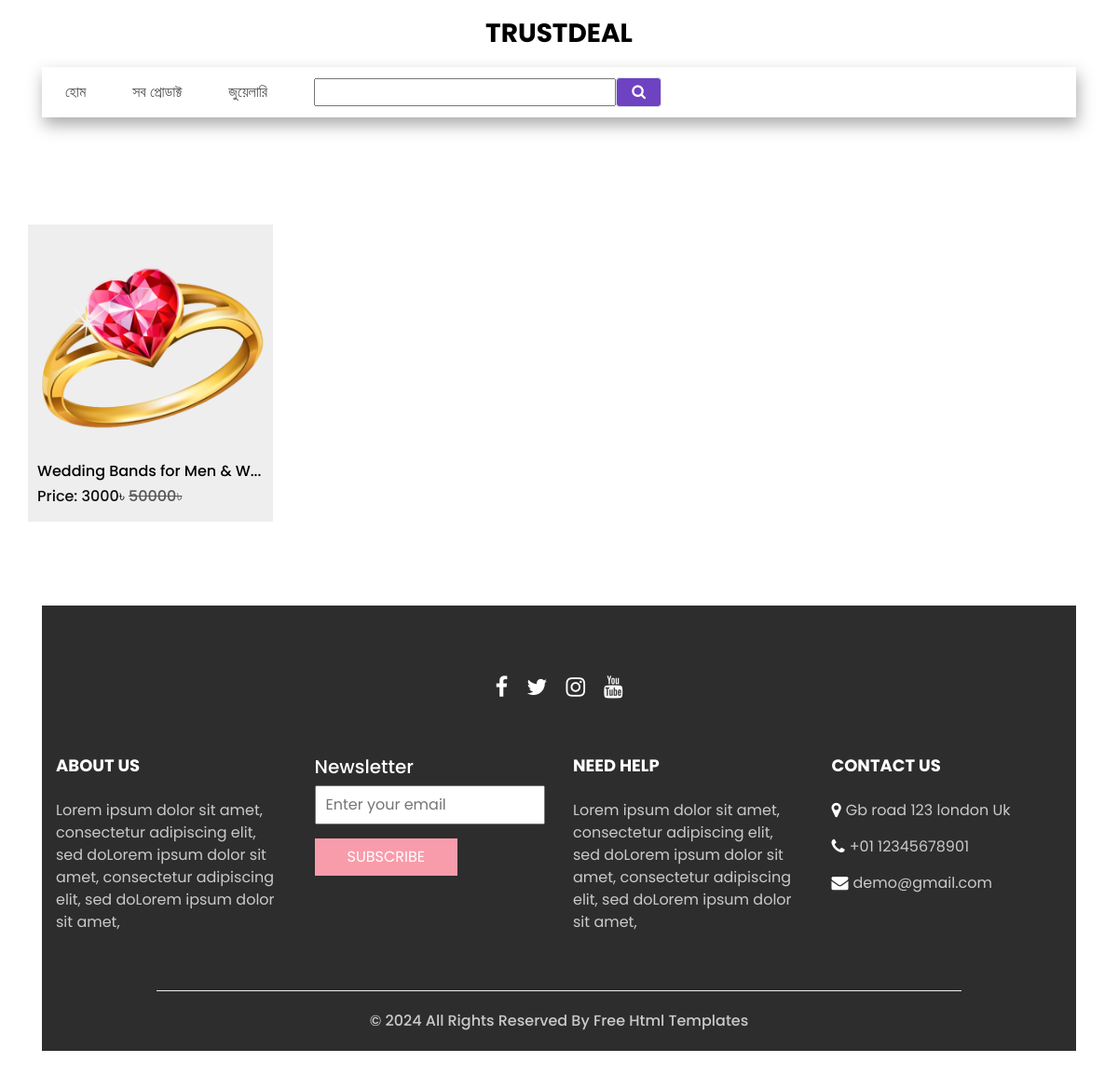
Page /shop/ on the earlier database version.
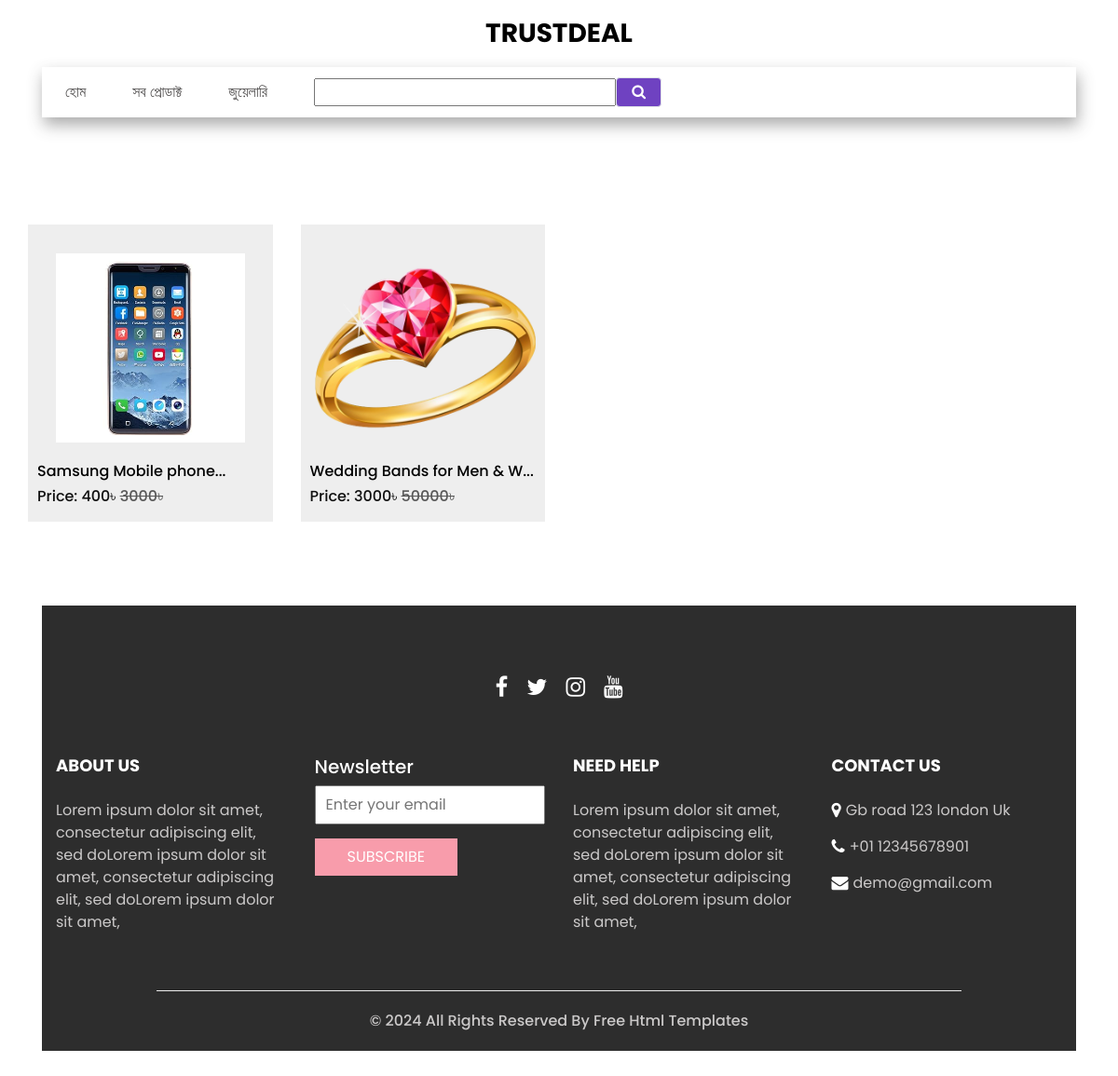
Same page on the later database version.
### shop/models.py (models this page shows, shortened)
class Category(models.Model):
    name = models.CharField(max_length=120)
    create_at = models.DateTimeField(auto_now_add=True)

class Product(models.Model):
    name = models.CharField(max_length=360)
    slug = models.SlugField(unique=True ,null=True, blank=True)
    category = models.ForeignKey(Category, on_delete=models.CASCADE)
    quentity = models.IntegerField(default=1)
    regular_price = models.IntegerField(default=1)
    discount_price = models.IntegerField(default=0)
    Product_image = models.ImageField(upload_to='product')
    product_more_image1 = models.ImageField(upload_to='more image', blank=True, null=True)
    product_more_image2 = models.ImageField(upload_to='more image', blank=True, null=True)
    product_more_image3 = models.ImageField(upload_to='more image', blank=True, null=True)
    product_more_image4 = models.ImageField(upload_to='more image', blank=True, null=True)
    video_id = models.URLField(max_length=600, null=True, blank=True)
    is_new = models.BooleanField(default=False)
    is_featured = models.BooleanField(default=False)
    product_details = models.TextField()

### shop/views.py (the view)
# urls.py: path('', include('shop.urls'))
def shop(request):
    filter_value = request.GET.get('filter')
    product = Product.objects.select_related("category")
    if filter_value:
        category_id = Category.objects.get(name=filter_value)
        product = product.filter(category=category_id)
    else:
        product = product.all().order_by('-id')
    category = get_naviget_item()
    context = {
        'category':category,
        'product':product
    }
    return render(request, 'shop.html', context)

### shop/views.py (called while the page is built)
def get_naviget_item():
    return Category.objects.all()

### templates/shop.html (shortened to what this page needs)
{% extends "base.html" %}
{% block body %}
<section class="shop_section layout_padding">
    <div class="container">
        <div class="row">
            {% if product %}
            {% for i in product %}
            <div class="col-sm-6 col-md-4 col-lg-3">
                <div class="box">
                    <a href="{% url 'shop:single_product' slug=i.slug %}">
                        <div class="img-box product_img">
                            <img src="{{i.Product_image.url}}" alt="">
                        </div>
                        <div>
                            <a href="{% url 'shop:single_product' slug=i.slug %}">
                                <h6>
                                    {{i.name|slice:":25"}}...
                                </h6>
                            </a>
                            <h6>
                                Price:
                                {% if i.discount_price == 0 %}
                                <span>
                                    {{i.regular_price}}&#2547;
                                </span>
                                {% else %}
                                <span>
                                    {{i.discount_price}}&#2547;
                                    <del style="color: rgb(88, 88, 88);">{{i.regular_price}}&#2547;</del>
                                </span>
                                {% endif %}
                            </h6>
                        </div>
                    </a>
                </div>
            </div>
            {% endfor %}
            {% else %}
            <p>Opps! sorry no product found with this releted category.</p>
            {% endif %}
        </div>
    </div>
</section>
{% endblock %}

### templates/includ_files/header.html (shortened to what this page needs)
<header class="header_section">
    <nav class="navbar navbar-expand-lg custom_nav-container ">
        <a class="navbar-brand" href="/">
            <span>
                TRUSTDEAL
            </span>
        </a>
        <div class="collapse navbar-collapse" id="navbarSupportedContent">
            <ul class="navbar-nav  ">
                <li class="nav-item">
                    <a class="nav-link" href="/">হোম</a>
                </li>
                <li class="nav-item">
                    <a class="nav-link" href="{% url 'shop:shop' %}">সব প্রোডাক্ট</a>
                </li>
                {% for i in category %}
                <li class="nav-item">
                    <a class="nav-link" href="/shop/?filter={{i.name}}">{{i.name}}</a>
                </li>
                {% endfor %}
            </ul>
            <div class="user_option">
                <form class="form-inline" method="GET" action="{% url 'shop:search_item' %}">
                    <input type="text" name="filter-product" id="">
                    <button class="btn nav_search-btn border px-3 text-white -ml-4" style="padding: 0.2rem 0; background-color:#6f42c1" type="submit">
                        <i class="fa fa-search" aria-hidden="true"></i>
                    </button>
                </form>
            </div>
        </div>
    </nav>
</header>

Differences in the rows shown:
added Product: Product_image (picture), name "Samsung Mobile phone", discount_price "400", regular_price "3000"
